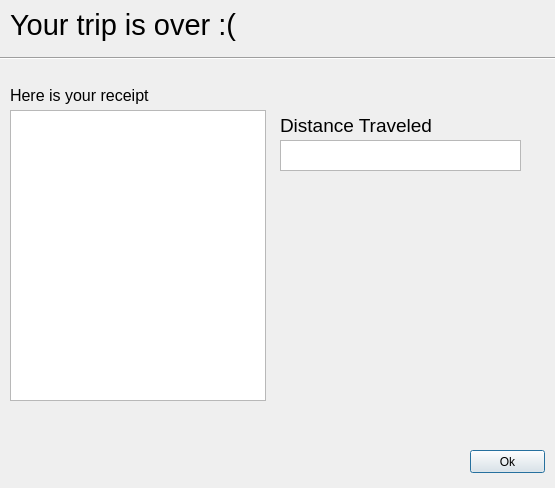
<?xml version="1.0" encoding="UTF-8"?>
<ui version="4.0">
 <class>summarypage</class>
 <widget class="QDialog" name="summarypage">
  <property name="geometry">
   <rect>
    <x>0</x>
    <y>0</y>
    <width>555</width>
    <height>488</height>
   </rect>
  </property>
  <property name="windowTitle">
   <string>Trip Summary</string>
  </property>
  <widget class="QLabel" name="label">
   <property name="geometry">
    <rect>
     <x>10</x>
     <y>0</y>
     <width>251</width>
     <height>51</height>
    </rect>
   </property>
   <property name="text">
    <string>&lt;html&gt;&lt;head/&gt;&lt;body&gt;&lt;p&gt;&lt;span style=&quot; font-size:22pt;&quot;&gt;Your trip is over :(&lt;/span&gt;&lt;/p&gt;&lt;/body&gt;&lt;/html&gt;</string>
   </property>
  </widget>
  <widget class="QLabel" name="label_2">
   <property name="geometry">
    <rect>
     <x>10</x>
     <y>80</y>
     <width>151</width>
     <height>31</height>
    </rect>
   </property>
   <property name="text">
    <string>&lt;html&gt;&lt;head/&gt;&lt;body&gt;&lt;p&gt;&lt;span style=&quot; font-size:12pt;&quot;&gt;Here is your receipt&lt;/span&gt;&lt;/p&gt;&lt;/body&gt;&lt;/html&gt;</string>
   </property>
  </widget>
  <widget class="QTextBrowser" name="textBrowser">
   <property name="geometry">
    <rect>
     <x>10</x>
     <y>110</y>
     <width>256</width>
     <height>291</height>
    </rect>
   </property>
  </widget>
  <widget class="QPushButton" name="pushButton">
   <property name="geometry">
    <rect>
     <x>470</x>
     <y>450</y>
     <width>75</width>
     <height>23</height>
    </rect>
   </property>
   <property name="text">
    <string>Ok</string>
   </property>
  </widget>
  <widget class="QLabel" name="label_3">
   <property name="geometry">
    <rect>
     <x>280</x>
     <y>110</y>
     <width>161</width>
     <height>31</height>
    </rect>
   </property>
   <property name="text">
    <string>&lt;html&gt;&lt;head/&gt;&lt;body&gt;&lt;p&gt;&lt;span style=&quot; font-size:14pt;&quot;&gt;Distance Traveled&lt;/span&gt;&lt;/p&gt;&lt;/body&gt;&lt;/html&gt;</string>
   </property>
  </widget>
  <widget class="QTextBrowser" name="textBrowser_2">
   <property name="geometry">
    <rect>
     <x>280</x>
     <y>140</y>
     <width>241</width>
     <height>31</height>
    </rect>
   </property>
  </widget>
  <widget class="Line" name="line">
   <property name="geometry">
    <rect>
     <x>0</x>
     <y>50</y>
     <width>561</width>
     <height>16</height>
    </rect>
   </property>
   <property name="orientation">
    <enum>Qt::Horizontal</enum>
   </property>
  </widget>
 </widget>
 <resources/>
 <connections/>
</ui>
